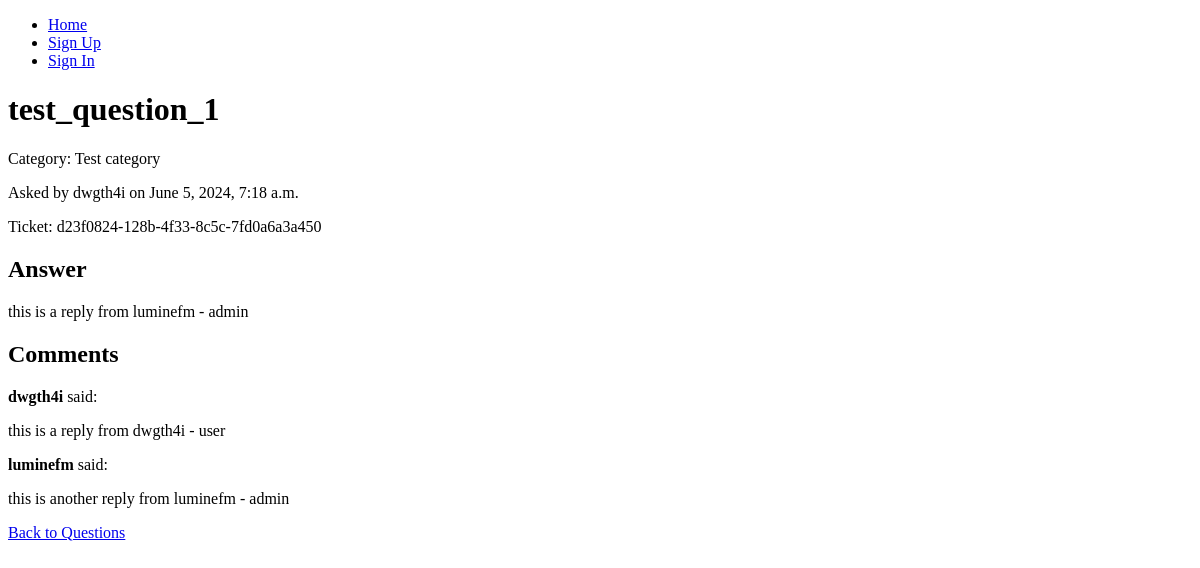
Page /2024/6/5/test-question-1/ on the earlier database version.
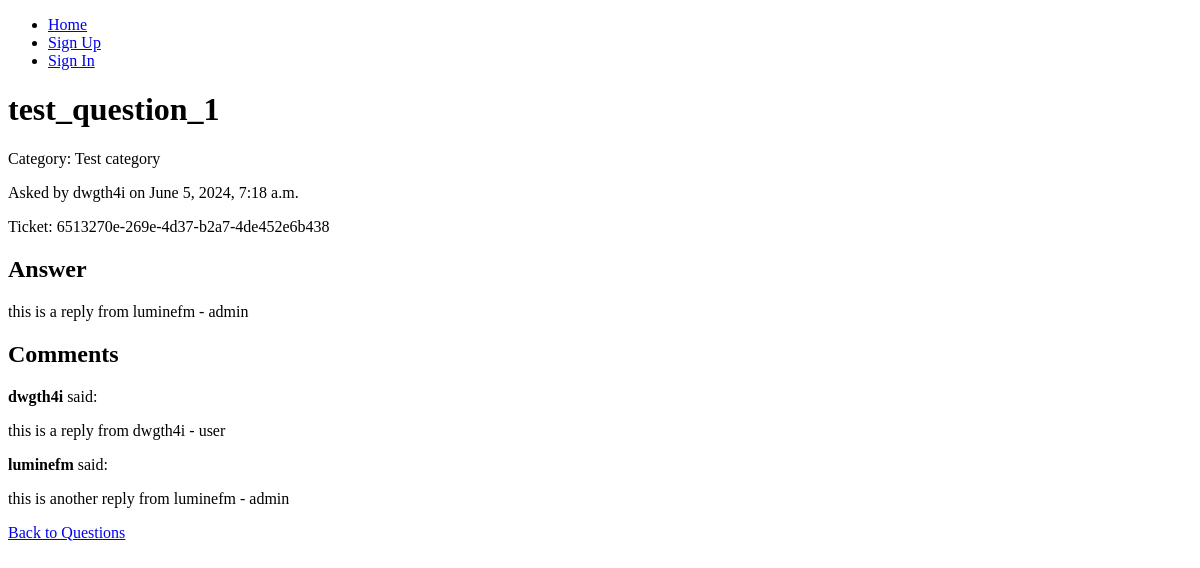
Same page on the later database version.
### faq/models.py (models this page shows, shortened)
class Post(models.Model):
    question = models.CharField(max_length=200)
    slug = models.SlugField(max_length=200, unique_for_date='publish')
    username = models.CharField(max_length=80, default='Anonymous')
    email = models.EmailField(default='anonymous@example.com')
    author = models.ForeignKey(User, on_delete=models.CASCADE, related_name='faq_posts', null=True, blank=True)
    body = models.TextField(blank=True)
    publish = models.DateTimeField(default=timezone.now)
    created = models.DateTimeField(auto_now_add=True)
    updated = models.DateTimeField(auto_now=True)
    status = models.CharField(max_length=10, choices=[('draft', 'Draft'), ('published', 'Published')], default='draft')
    category = models.ForeignKey(Category, on_delete=models.CASCADE, related_name='posts')
    answered = models.BooleanField(default=False)
    ticket = models.UUIDField(default=uuid.uuid4, editable=False, unique=True)

class Category(models.Model):
    name = models.CharField(max_length=200, unique=True)
    slug = models.SlugField(max_length=200, unique=True)

class Comment(models.Model):
    post = models.ForeignKey(Post, on_delete=models.CASCADE, related_name='comments')
    user = models.ForeignKey(User, on_delete=models.CASCADE)
    body = models.TextField()
    created = models.DateTimeField(auto_now_add=True)

### faq/views.py (the view)
# urls.py: path('<int:year>/<int:month>/<int:day>/<slug:slug>/', views.post_detail, name='post_detail'),
def post_detail(request, year, month, day, slug):
    post = get_object_or_404(Post, slug=slug, status='published', publish__year=year, publish__month=month, publish__day=day)
    comments = post.comments.all()
    if request.method == 'POST':
        comment_form = CommentForm(request.POST)
        if comment_form.is_valid():
            comment = comment_form.save(commit=False)
            comment.post = post
            comment.user = request.user
            comment.save()
            return redirect('post_detail', year=post.publish.year, month=post.publish.month, day=post.publish.day, slug=post.slug)
    else:
        comment_form = CommentForm()
    return render(request, 'faq/post_detail.html', {
        'post': post,
        'comments': comments,
        'comment_form': comment_form
    })

### faq/templates/faq/post_detail.html (shortened to what this page needs)
{% extends "faq/base.html" %}
{% block content %}
<h1>{{ post.question }}</h1>
<p>Category: {{ post.category.name }}</p>
<p>Asked by {{ post.username }} on {{ post.publish }}</p>
<p>Ticket: {{ post.ticket }}</p>
<h2>Answer</h2>
<p>{{ post.body|linebreaks }}</p>
<h2>Comments</h2>
{% for comment in comments %}
    <p><strong>{{ comment.user }}</strong> said:</p>
    <p>{{ comment.body|linebreaks }}</p>
{% endfor %}
<a href="{% url 'post_list' %}">Back to Questions</a>
{% endblock %}

### faq/templates/faq/base.html (shortened to what this page needs)
<!DOCTYPE html>
<html>
<head>
</head>
<body>
    <nav>
        <ul>
            <li><a href="{% url 'post_list' %}">Home</a></li>
            {% if user.is_authenticated %}
                <li><a href="{% url 'ask_question' %}">Ask a Question</a></li>
                <li>
                    <form method="post" action="{% url 'logout' %}">
                        {% csrf_token %}
                        <button type="submit">Logout</button>
                    </form>
                </li>
            {% else %}
                <li><a href="{% url 'signup' %}">Sign Up</a></li>
                <li><a href="{% url 'signin' %}">Sign In</a></li>
            {% endif %}
        </ul>
    </nav>
    {% block content %}
    {% endblock %}
</body>
</html>

Differences in the rows shown:
changed Post "test_question_1": ticket "d23f0824-128b-4f33-8c5c-7fd0a6a3a450" → "6513270e-269e-4d37-b2a7-4de452e6b438"
